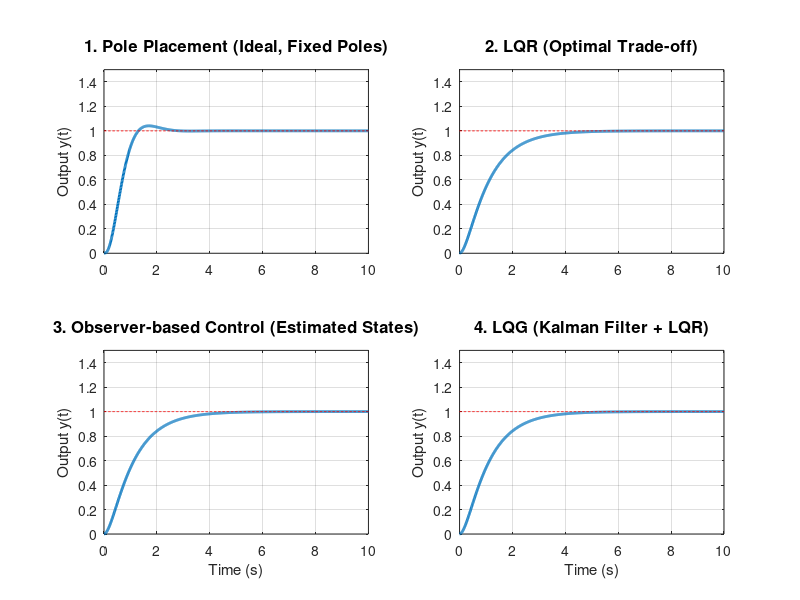

Here is the MATLAB script that generated this plot:
% control_demo_5_statespace.m
% State-Space Control Design: Pole Placement, LQR, Observer, LQG
% Plant: G(s) = 10 / (s^3 + 5s^2 + 4s)

%% 0. System Definition (State-Space Representation)
num = 10;
den = [1 5 4 0];
sys_tf = tf(num, den);
sys_ss = ss(sys_tf); % Convert to State-Space: dx/dt = Ax + Bu, y = Cx + Du
A = sys_ss.A;
B = sys_ss.B;
C = sys_ss.C;
D = sys_ss.D;

% Pre-scaler for reference tracking (Nbar) to get zero steady-state error
calc_Nbar = @(A,B,C,K) inv(-C*inv(A-B*K)*B);

t = 0:0.01:10; % Simulation time
r = ones(size(t)); % Step reference input

%% 1. Pole Placement (Ackermann's Formula)
% Desired closed-loop poles: fast response (-2+/-2j) and one fast real pole (-10)
p_des = [-2+2j, -2-2j, -10];
K_pp = place(A, B, p_des);
N_pp = calc_Nbar(A,B,C,K_pp);
sys_cl_pp = ss(A - B*K_pp, B*N_pp, C, D);
y_pp = lsim(sys_cl_pp, r, t);

%% 2. LQR (Linear Quadratic Regulator)
% Q: penalty on states (large Q = tight control), R: penalty on input (large R = save energy)
% Increased Q and decreased R to make the response significantly faster
Q = diag([1000, 100, 10]); % Penalize position error strongly
R = 0.1; 
K_lqr = lqr(A, B, Q, R);
N_lqr = calc_Nbar(A,B,C,K_lqr);
sys_cl_lqr = ss(A - B*K_lqr, B*N_lqr, C, D);
y_lqr = lsim(sys_cl_lqr, r, t);

%% 3. State Observer + State Feedback (Luenberger)
% We cannot measure all states, so we estimate them using C.
% Observer poles must be faster than controller poles (e.g., 5x faster)
% Shifted further left to keep up with the faster LQR controller
p_obs = [-25, -30, -35];
L_obs = place(A', C', p_obs)'; % L matrix

% Combine LQR controller with Observer
% Closed loop with observer: dx_e/dt = (A - L*C)*x_e (estimation error dynamics)
A_obs_cl = [A - B*K_lqr, B*K_lqr; zeros(size(A)), A - L_obs*C];
B_obs_cl = [B*N_lqr; zeros(size(B))];
C_obs_cl = [C, zeros(size(C))];
sys_cl_obs = ss(A_obs_cl, B_obs_cl, C_obs_cl, 0);
y_obs = lsim(sys_cl_obs, r, t);

%% 4. LQG (Linear Quadratic Gaussian) -> Kalman Filter + LQR
% Process noise covariance Qn, Measurement noise covariance Rn
% Increased Qn / Decreased Rn to make the filter respond faster
Qn = 10 * eye(3);  % Process noise
Rn = 0.01;         % Measurement noise
[L_kf, P, E] = lqe(A, eye(3), C, Qn, Rn); % Kalman filter gain

% Combine LQR with Kalman Filter
A_lqg_cl = [A - B*K_lqr, B*K_lqr; zeros(size(A)), A - L_kf*C];
B_lqg_cl = [B*N_lqr; zeros(size(B))];
C_lqg_cl = [C, zeros(size(C))];
sys_cl_lqg = ss(A_lqg_cl, B_lqg_cl, C_lqg_cl, 0);

% Simulate LQG with actual noise injected
v = sqrt(Rn)*randn(size(t)); % Sensor noise
w = sqrt(Qn(1,1))*randn(length(t), 3); % Process noise
% To simulate properly with noise, we use lsim with multi-inputs if modeled exactly,
% but for simplicity of visual comparison, we will plot the ideal response of LQG
% (showing it remains stable) and then add noise visually or via custom loop.
% Here we do a deterministic step response for fair comparison of dynamics.
y_lqg = lsim(sys_cl_lqg, r, t);


%% Visualization (4 Subplots)
figure('Position', [100, 100, 1200, 800]);

subplot(2, 2, 1);
plot(t, y_pp, 'LineWidth', 2); hold on; plot(t, r, 'r--');
title('1. Pole Placement (Ideal, Fixed Poles)', 'FontSize', 12, 'FontWeight', 'bold');
ylabel('Output y(t)'); grid on; ylim([0 1.5]);

subplot(2, 2, 2);
plot(t, y_lqr, 'LineWidth', 2); hold on; plot(t, r, 'r--');
title('2. LQR (Optimal Trade-off)', 'FontSize', 12, 'FontWeight', 'bold');
ylabel('Output y(t)'); grid on; ylim([0 1.5]);

subplot(2, 2, 3);
plot(t, y_obs, 'LineWidth', 2); hold on; plot(t, r, 'r--');
title('3. Observer-based Control (Estimated States)', 'FontSize', 12, 'FontWeight', 'bold');
xlabel('Time (s)'); ylabel('Output y(t)'); grid on; ylim([0 1.5]);

subplot(2, 2, 4);
plot(t, y_lqg, 'LineWidth', 2); hold on; plot(t, r, 'r--');
title('4. LQG (Kalman Filter + LQR)', 'FontSize', 12, 'FontWeight', 'bold');
xlabel('Time (s)'); ylabel('Output y(t)'); grid on; ylim([0 1.5]);

exportgraphics(gcf, 'state_space_comparison.png', 'Resolution', 300);
exit;
